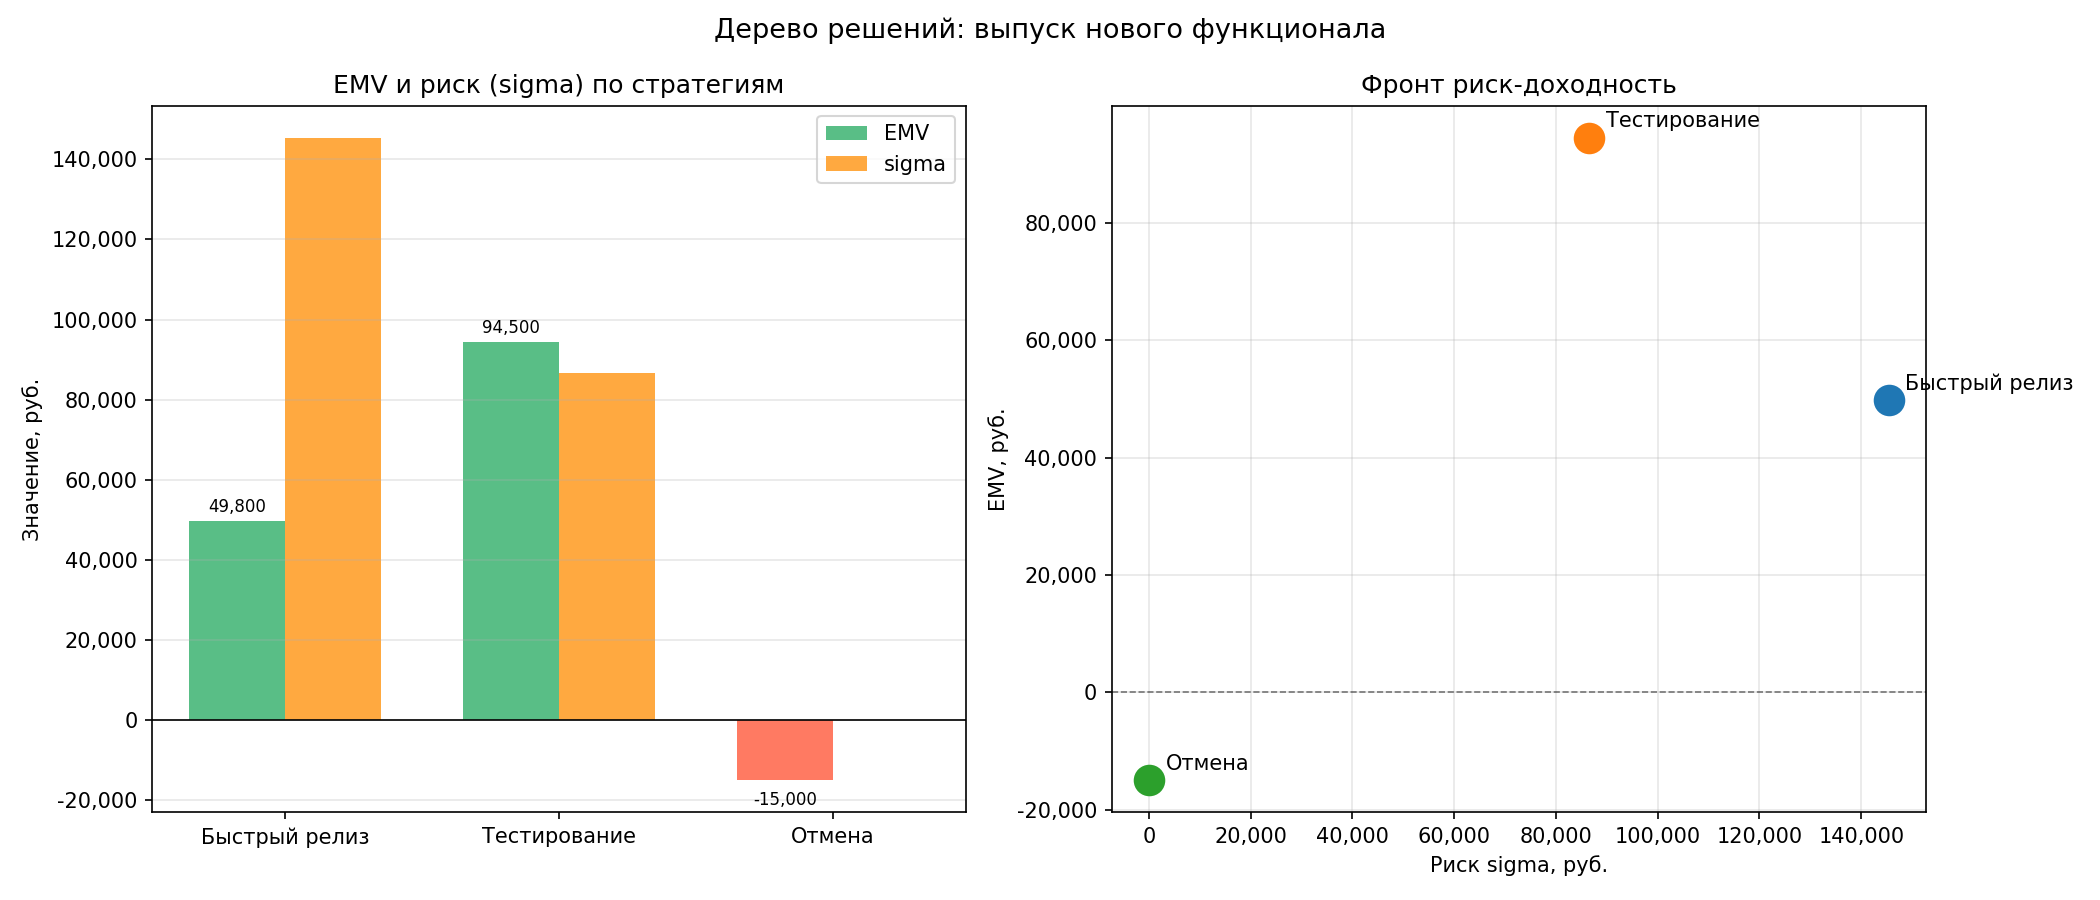

This chart was generated by the following Python code:
# -*- coding: utf-8 -*-
import sys
import io
sys.stdout = io.TextIOWrapper(sys.stdout.buffer, encoding='utf-8', errors='replace')

import numpy as np
import matplotlib
matplotlib.use('Agg')
import matplotlib.pyplot as plt

TREE = {
    'Быстрый релиз': {
        'Стабильная нагрузка': {
            'prob': 0.50,
            'outcomes': {
                'Успех':           {'prob': 0.70, 'value':  200_000},
                'Частичный успех': {'prob': 0.20, 'value':   50_000},
                'Провал':          {'prob': 0.10, 'value':  -80_000},
            },
        },
        'Пиковая нагрузка': {
            'prob': 0.30,
            'outcomes': {
                'Успех':           {'prob': 0.30, 'value':  150_000},
                'Частичный успех': {'prob': 0.40, 'value':   20_000},
                'Провал':          {'prob': 0.30, 'value': -150_000},
            },
        },
        'Сбой зависимости': {
            'prob': 0.20,
            'outcomes': {
                'Успех':           {'prob': 0.10, 'value':   80_000},
                'Частичный успех': {'prob': 0.30, 'value':  -20_000},
                'Провал':          {'prob': 0.60, 'value': -200_000},
            },
        },
    },
    'Тестирование': {
        'Стабильная нагрузка': {
            'prob': 0.50,
            'outcomes': {
                'Успех':           {'prob': 0.85, 'value':  170_000},
                'Частичный успех': {'prob': 0.10, 'value':   40_000},
                'Провал':          {'prob': 0.05, 'value':  -30_000},
            },
        },
        'Пиковая нагрузка': {
            'prob': 0.30,
            'outcomes': {
                'Успех':           {'prob': 0.60, 'value':  130_000},
                'Частичный успех': {'prob': 0.30, 'value':   10_000},
                'Провал':          {'prob': 0.10, 'value':  -80_000},
            },
        },
        'Сбой зависимости': {
            'prob': 0.20,
            'outcomes': {
                'Успех':           {'prob': 0.40, 'value':   60_000},
                'Частичный успех': {'prob': 0.35, 'value':  -10_000},
                'Провал':          {'prob': 0.25, 'value': -100_000},
            },
        },
    },
    'Отмена': {
        'Стабильная нагрузка': {
            'prob': 0.50,
            'outcomes': {'Провал': {'prob': 1.00, 'value': -15_000}},
        },
        'Пиковая нагрузка': {
            'prob': 0.30,
            'outcomes': {'Провал': {'prob': 1.00, 'value': -15_000}},
        },
        'Сбой зависимости': {
            'prob': 0.20,
            'outcomes': {'Провал': {'prob': 1.00, 'value': -15_000}},
        },
    },
}


def calculate_emv_and_risk(tree):
    results = {}
    for strategy, environments in tree.items():
        leaves = []
        for env_data in environments.values():
            for od in env_data['outcomes'].values():
                jp = env_data['prob'] * od['prob']
                if jp > 0:
                    leaves.append((jp, od['value']))
        emv = sum(p * v for p, v in leaves)
        variance = sum(p * (v - emv) ** 2 for p, v in leaves)
        sigma = np.sqrt(variance) if variance > 0 else 0.0
        results[strategy] = {'emv': emv, 'sigma': sigma, 'leaves': leaves}
    return results


if __name__ == "__main__":
    results = calculate_emv_and_risk(TREE)

    print(f"{'Стратегия':<22} {'EMV, руб.':>14} {'sigma, руб.':>14} {'EMV/sigma':>10}")
    print("-" * 64)
    for s, d in results.items():
        ratio = d['emv'] / d['sigma'] if d['sigma'] > 0 else float('nan')
        print(f"{s:<22} {d['emv']:>14,.0f} {d['sigma']:>14,.0f} {ratio:>10.3f}")

    # Лучшая стратегия по соотношению EMV/sigma (игнорируем нулевую sigma)
    best = max(
        (s for s in results if results[s]['sigma'] > 0),
        key=lambda s: results[s]['emv'] / results[s]['sigma'],
    )
    print(f"\nОптимальная стратегия (EMV/sigma): {best}")

    strategies  = list(results.keys())
    emv_vals    = [results[s]['emv']   for s in strategies]
    sigma_vals  = [results[s]['sigma'] for s in strategies]

    fig, axes = plt.subplots(1, 2, figsize=(14, 6))
    x, w = np.arange(len(strategies)), 0.35
    colors_emv = ['mediumseagreen' if v >= 0 else 'tomato' for v in emv_vals]

    ax1 = axes[0]
    b1 = ax1.bar(x - w/2, emv_vals,   w, color=colors_emv,   alpha=0.85, label='EMV')
    b2 = ax1.bar(x + w/2, sigma_vals, w, color='darkorange', alpha=0.75, label='sigma')
    ax1.axhline(0, color='black', linewidth=0.8)
    ax1.set_xticks(x)
    ax1.set_xticklabels(strategies, fontsize=10)
    ax1.set_ylabel('Значение, руб.')
    ax1.set_title('EMV и риск (sigma) по стратегиям')
    ax1.legend()
    ax1.grid(True, alpha=0.3, axis='y')
    ax1.yaxis.set_major_formatter(plt.FuncFormatter(lambda v, _: f'{v:,.0f}'))
    for bar in b1:
        h = bar.get_height()
        ax1.annotate(f'{h:,.0f}', xy=(bar.get_x() + bar.get_width()/2, h),
                     xytext=(0, 4 if h >= 0 else -12),
                     textcoords='offset points', ha='center', fontsize=8)

    ax2 = axes[1]
    for i, s in enumerate(strategies):
        ax2.scatter(sigma_vals[i], emv_vals[i], s=200, zorder=5)
        ax2.annotate(s, (sigma_vals[i], emv_vals[i]),
                     textcoords='offset points', xytext=(8, 5), fontsize=10)
    ax2.axhline(0, color='black', linewidth=0.8, linestyle='--', alpha=0.5)
    ax2.set_xlabel('Риск sigma, руб.')
    ax2.set_ylabel('EMV, руб.')
    ax2.set_title('Фронт риск-доходность')
    ax2.grid(True, alpha=0.3)
    ax2.xaxis.set_major_formatter(plt.FuncFormatter(lambda v, _: f'{v:,.0f}'))
    ax2.yaxis.set_major_formatter(plt.FuncFormatter(lambda v, _: f'{v:,.0f}'))

    plt.suptitle('Дерево решений: выпуск нового функционала', fontsize=13)
    plt.tight_layout()
    plt.savefig('task3_decision_tree.png', dpi=150)
    plt.close()
    print("\n[График сохранён: task3_decision_tree.png]")
